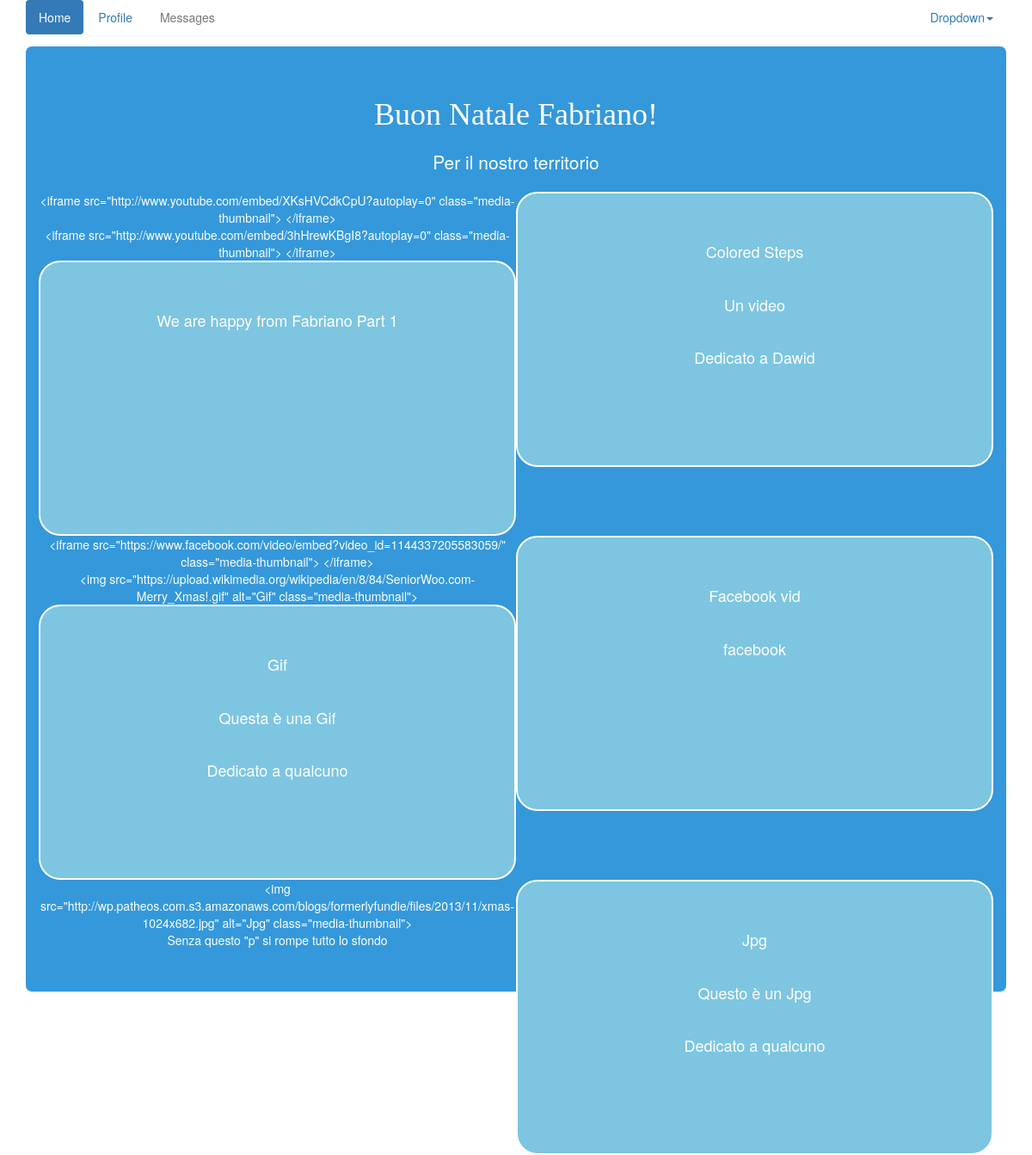
The app's page /digitalxmas/media/ with its own data.
### digitalxmas/models.py (models this page shows, shortened)
class Media(models.Model):
    title = models.CharField(max_length=64, verbose_name="Titolo")
    url = models.URLField(unique=True)
    description = models.TextField(default='', blank=True, verbose_name="Descrizione")
    tag_place = models.CharField(
        max_length=64, verbose_name="Territorio", blank=True, default='Fabriano',
        help_text="Territorio di riferimento del contenuto")
    tag_subject = models.CharField(
        max_length=1024, verbose_name="Temi",
        help_text="Temi trattati separati da ',' (virgola)", blank=True, default='')
    dedication = models.TextField(default='', blank=True, verbose_name="Dedica")
    author_name = models.CharField(max_length=64, verbose_name="autore", blank=True)
    author_email = models.EmailField(verbose_name="email", blank=True)
    author_avatar = models.URLField(verbose_name="link all'immagine dell'autore", blank=True)
    author_website = models.URLField(verbose_name="pagina web dell'autore", blank=True)
    approved = models.BooleanField(default=False)
    approved_on = models.DateTimeField(null=True, blank=True)
    approved_by = models.ForeignKey(User, null=True, blank=True)
    created_on = models.DateTimeField(auto_now_add=True)
    email_to = models.CharField(max_length=1024, blank=True, default='')
    is_private = models.BooleanField(default=False)
    class Meta:
        verbose_name = "contenuto multimediale"
        verbose_name_plural = "contenuti multimediali"

### digitalxmas/views.py (the view)
# urls.py: url(r'media/$', MediaList.as_view(), name='media'),
class MediaList(ListView):
    model = Media

### digitalxmas/templates/digitalxmas/media_list.html (shortened to what this page needs)
{% extends "digitalxmas/base.html" %}
{% load staticfiles media_tags %}
{% block extrahead %}
    <link rel="stylesheet" type="text/css" href="{% static "base/slick/slick.css" %}" />
    <link rel="stylesheet" type="text/css" href="{% static "base/slick/slick-theme.css" %}" />
{% endblock %}
{% block content %}
<h2>Buon Natale Fabriano!</h2>
<p class="lead">Per il nostro territorio</p>
<div is_playing="false">
    {% for obj in object_list %}
        {% if obj.approved %}
            <div style="width: 50%; float: left;">
                {% player obj %}
            </div>
            <div class="media-info">
                <p>{{ obj.title }}</p><br>
                <p>{{ obj.description }}</p><br>
                <p>{{ obj.dedication }}</p><br>
            </div>
        {% endif %}
    {% endfor %}
</div>
<p>Senza questo "p" si rompe tutto lo sfondo</p>
{% endblock %}

### digitalxmas/templates/digitalxmas/base.html (shortened to what this page needs)
{% load staticfiles %}
<!DOCTYPE html>
<html lang="it">
  <head>
    <link href="{% static "digitalxmas/css/bootstrap.min.css" %}" rel="stylesheet" />
    <link href="{% static "digitalxmas/css/style.css" %}" rel="stylesheet" />
    {% block extrahead %}
    {% endblock %}
  </head>
  <body>
    <div class="container">
	<div class="row">
		<div class="col-md-12">
			<ul class="nav nav-pills">
				<li class="active">
					<a href="#">Home</a>
				</li>
				<li>
					<a href="#">Profile</a>
				</li>
				<li class="disabled">
					<a href="#">Messages</a>
				</li>
				<li class="dropdown pull-right">
					 <a href="#" data-toggle="dropdown" class="dropdown-toggle">Dropdown<strong class="caret"></strong></a>
				</li>
			</ul>
		</div>
	</div>
	<div class="row">
		<div class="col-md-12">
            <div class="mybody blue">
        {% block content %}{% endblock %}
              </div>
		</div>
	</div>
</div>
  </body>
</html>

### digitalxmas/static/digitalxmas/css/style.css (style rules this page uses)
.mybody { text-align: center; padding: 40px 15px; margin-top: 1em; border-radius: 0.5em; }
.blue { background: #3498DB none repeat scroll 0% 0%; color: #FFF; }
h2 { font-family: Pacifico; font-size: 36px; margin: 20px auto; text-align: center; }
.media-info { height: 320px; background-color: rgb(125, 197, 225); border-radius: 25px; border: 2px solid; padding: 5%; font-size: large; width: 50%; float: right; }

### records on screen
Media: url "<iframe src=\"http://www.youtube.com/embed/XKsHVCdkCpU?autoplay=0\" class=\"media-thumbnail\"> </iframe>", title "Colored Steps", description "Un video", dedication "Dedicato a Dawid"
Media: url "<iframe src=\"http://www.youtube.com/embed/3hHrewKBgI8?autoplay=0\" class=\"media-thumbnail\"> </iframe>", title "We are happy from Fabriano Part 1"
Media: url "<iframe src=\"https://www.facebook.com/video/embed?video_id=1144337205583059/\" class=\"media-thumbnail\"> </iframe>", title "Facebook vid", description "facebook"
Media: url+title "<img src=\"https://upload.wikimedia.org/wikipedia/en/8/84/SeniorWoo.com-Merry_Xmas!.gif\" alt=\"Gif\" class=\"media-thumbnail\">", title "Gif", description "Questa è una Gif", dedication "Dedicato a qualcuno"
Media: url+title "<img src=\"http://wp.patheos.com.s3.amazonaws.com/blogs/formerlyfundie/files/2013/11/xmas-1024x682.jpg\" alt=\"Jpg\" class=\"media-thumbnail\">", title "Jpg", description "Questo è un Jpg", dedication "Dedicato a qualcuno"
